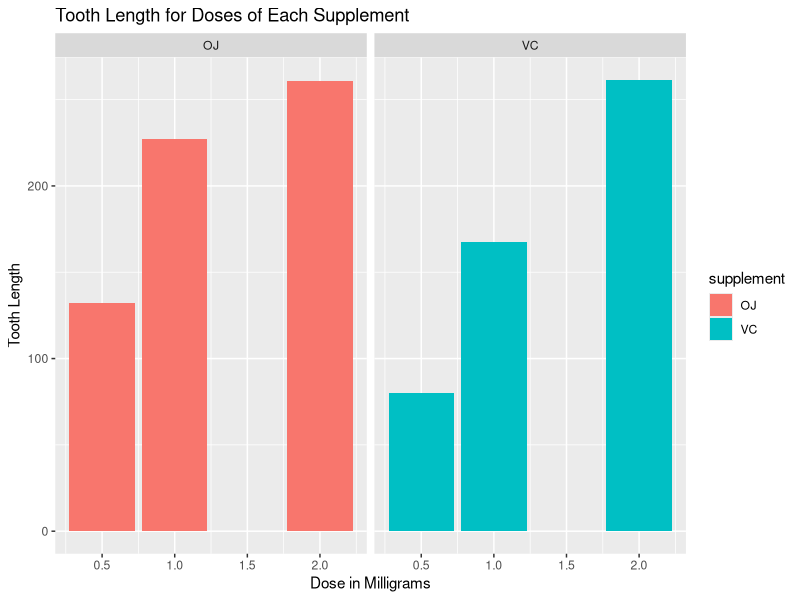

Write the R code that produced this figure.
## ---- chunk 1
setwd("~/GitHub/Statistical-Inference-Course-Project")
## ---- chunk 2
library(ggplot2)
library(datasets)
library(gridExtra)
## ---- chunk 3
data("ToothGrowth")
## ---- chunk 4
head(ToothGrowth)
## ---- chunk 5
summary(ToothGrowth)
## ---- chunk 6
summary(ToothGrowth$supp)
summary(ToothGrowth$dose)
## ---- chunk 7
dose          <-    ToothGrowth$dose
supplement    <-    ToothGrowth$supp
length        <-    ToothGrowth$len
## ---- chunk 8
ggplot(ToothGrowth, aes(dose, length, fill=supplement)) + geom_histogram(stat="identity") +  facet_grid(. ~ supp) + labs(x = "Dose in Milligrams", y = "Tooth Length", title= "Tooth Length for Doses of Each Supplement")
## ---- chunk 9
fit             <-  lm(length ~ dose + supplement, ToothGrowth)
confint(fit)
## ---- chunk 10
t.test(length ~ supplement, ToothGrowth)
## ---- chunk 11
ToothGrowth0.5 <- subset (ToothGrowth, dose %in% c(0.5, 1.0)) 
ToothGrowth1.0 <- subset (ToothGrowth, dose %in% c(0.5, 2.0)) 
ToothGrowth2.0 <- subset (ToothGrowth, dose %in% c(1.0, 2.0)) 
## ---- chunk 12
t.test(len ~ dose, ToothGrowth0.5)
## ---- chunk 13
t.test(len ~ dose, ToothGrowth1.0)
## ---- chunk 14
t.test(len ~ dose, ToothGrowth2.0)
